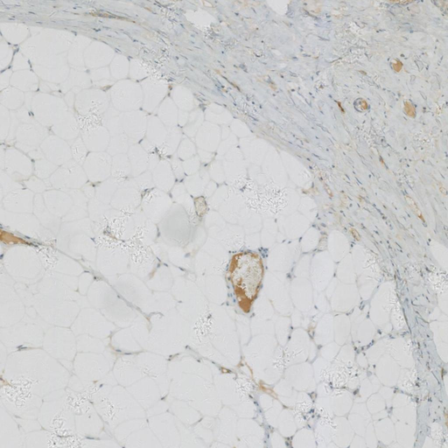
#> input picture android_app/app/src/main/assets/samples/sample_tile_class_0.png, 448 x 448 px; its folder holds only this picture in this run
$ python -i analysis_data.py   (imports and definitions only)   (older library calls are emulated)
#> lines starting #> are read from the running program, lines starting #| are printed output that depends on the picture
"""Diagnosis A: model-free comparison of FYP2 (GAN) and BCI (real) HER2 IHC images.

Question: are the four classes separable by simple, interpretable image statistics in each dataset?
If FYP2's classes are nearly separable by global colour/stain alone while BCI's are not, that is
direct evidence the two tasks differ in difficulty, independently of any CNN.

Per image (both datasets at the same 256x256 resolution):
  * colour deconvolution (Ruifrok & Johnston 2001 H-E-DAB matrix, as in skimage.rgb2hed) on
    tissue pixels: DAB optical density mean / median / p90, fraction of pixels with DAB OD > 0.15
    and > 0.30, haematoxylin OD mean. Two versions:
      raw (dab_*, hem_mean): OD relative to 255, as skimage does. A grey background cast then counts
          as stain (a neutral grey of OD g adds 0.88 g to DAB and 1.21 g to haematoxylin), and BCI
          scans have grey backgrounds of varying brightness.
      illumination-corrected (dabc_*, hemc_mean): OD relative to the image's own background colour
          I0 (Beer-Lambert with the actual illumination), so the cast cancels.
  * background brightness: mean grey level of near-unsaturated pixels (HSV S < 8/255), the
    definition used in the earlier FYP project; tissue fraction = 1 - background fraction
  * mean RGB, mean HSV saturation and value
  * sharpness: variance of the Laplacian; high-frequency share of the grey-level power spectrum

Separability: 5-fold CV on the DEVELOPMENT split only (train+val; test is not used), logistic
regression (standardised) and random forest, on feature subsets: all, DAB only, colour only (mean
RGB), background only. Folds respect leakage groups (FYP2: pHash twins; BCI: slide fragments from
analysis_slides.py); for BCI an image-level CV is also reported to show the effect of slide cues.

Outputs: results/analysis/data_features.csv, data_separability.csv, figures/figD1_*.png, figD2_*.png
Runs on CPU with numpy/OpenCV only (safe to run alongside training).
"""
import json

import cv2
import matplotlib

# [1 line not run here, left out]
import matplotlib.pyplot as plt
import numpy as np
import pandas as pd
from PIL import Image
from sklearn.ensemble import RandomForestClassifier
from sklearn.linear_model import LogisticRegression
from sklearn.metrics import cohen_kappa_score, f1_score
from sklearn.model_selection import StratifiedGroupKFold, StratifiedKFold, cross_val_predict
from sklearn.pipeline import make_pipeline
from sklearn.preprocessing import StandardScaler

import config as C

OUT = C.SHARED_ANALYSIS
FIG = C.RESULTS_DIR / "figures"
INK2, GRID, SURF = "#52514e", "#e4e3df", "#fcfcfb"
DS_COLOR = {"FYP2 (GAN)": "#2a78d6", "BCI (real)": "#eb6834"}

# Ruifrok & Johnston stain vectors (rows: haematoxylin, eosin, DAB); same as skimage.rgb2hed
_RGB_FROM_HED = np.array([[0.65, 0.70, 0.29], [0.07, 0.99, 0.11], [0.27, 0.57, 0.78]])
_HED_FROM_RGB = np.linalg.inv(_RGB_FROM_HED)

FEATURE_SETS = {
    "all": None,
    "DAB, raw OD": ["dab_mean", "dab_median", "dab_p90", "dab_frac015", "dab_frac030"],
    "DAB, illumination-corrected": ["dabc_mean", "dabc_median", "dabc_p90", "dabc_frac015", "dabc_frac030"],
    "mean colour only": ["r_mean", "g_mean", "b_mean"],
    "background only": ["bg_brightness", "tissue_frac"],
}


def rgb2hed(rgb, I0=255.0):
    """Stain concentrations (rows: pixels; columns: H, E, DAB), OD relative to illumination I0."""
    od = -np.log(np.maximum(rgb.astype(np.float32) / np.asarray(I0, np.float32), 1e-6))
    return od.reshape(-1, 3) @ _HED_FROM_RGB


def stain_stats(hed, tissue, prefix):
    dab, hem = np.clip(hed[tissue, 2], 0, None), np.clip(hed[tissue, 0], 0, None)
    return {f"{prefix}_mean": dab.mean(), f"{prefix}_median": np.median(dab), f"{prefix}_p90": np.percentile(dab, 90),
            f"{prefix}_frac015": (dab > 0.15).mean(), f"{prefix}_frac030": (dab > 0.30).mean(),
            f"{prefix.replace('dab', 'hem')}_mean": hem.mean()}


def image_features(path):
    rgb = np.asarray(Image.open(path).convert("RGB").resize((256, 256), Image.LANCZOS))
    hsv = cv2.cvtColor(rgb, cv2.COLOR_RGB2HSV)
#> hsv: shape (256, 256, 3); mean H, S, V 67.9, 3.8, 208.9
    sat, val = hsv[..., 1].reshape(-1), hsv[..., 2].reshape(-1)
    bg = sat < 8
    tissue = ~bg if (~bg).sum() > 100 else np.ones_like(bg)
    I0 = rgb.reshape(-1, 3)[bg].mean(0) if bg.sum() > 100 else np.percentile(rgb.reshape(-1, 3), 99, axis=0)
#> I0 = [209.5, 209.8, 210.4]
    grey = cv2.cvtColor(rgb, cv2.COLOR_RGB2GRAY).astype(np.float32)
    spec = np.abs(np.fft.fftshift(np.fft.fft2(grey - grey.mean()))) ** 2
    yy, xx = np.indices(spec.shape)
    r = np.hypot(yy - 128, xx - 128)
    return dict(
        **stain_stats(rgb2hed(rgb), tissue, "dab"), **stain_stats(rgb2hed(rgb, np.maximum(I0, 1.0)), tissue, "dabc"),
        bg_brightness=float(rgb.reshape(-1, 3)[bg].mean()) if bg.sum() > 100 else np.nan,
        tissue_frac=1 - bg.mean(),
        r_mean=rgb[..., 0].mean(), g_mean=rgb[..., 1].mean(), b_mean=rgb[..., 2].mean(),
        sat_mean=sat.mean(), val_mean=val.mean(),
        sharpness=cv2.Laplacian(grey, cv2.CV_32F).var(),
        hf_share=spec[r > 64].sum() / spec.sum(),
    )
#> in rgb2hed, `od = -np.log(np.maximum(rgb.astype(np.float32) / np.asarray(I0, np.flo..`:
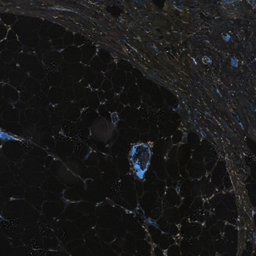
#> od: shape (256, 256, 3) float32; mean R, G, B 0.21, 0.209, 0.208; drawn with min black and max white
#> in stain_stats, `dab, hem = np.clip(hed[tissue, 2], 0, None), np.clip(hed[tissue, 0], 0..`: dab = 8152 values, max 1.62 at index 6590, min 0.0638 at index 6652, mean 0.284; hem = 8152 values, max 1.2 at index 7765, min 0.072 at index 3205, mean 0.353


# [11 lines left out: function collect, not called in this run]


META = ("dataset", "path", "label", "split", "refined_label", "group")


# [135 lines left out: functions attach_split, separability, fig_distributions, fig_separability, main, not called in this run]


# [2 lines not run here, left out]

>>> result = image_features('../android_app/app/src/main/assets/samples/sample_tile_class_0.png')
#> result = 21 items

$ run again, on android_app/app/src/main/assets/samples/sample_tile_class_1.png
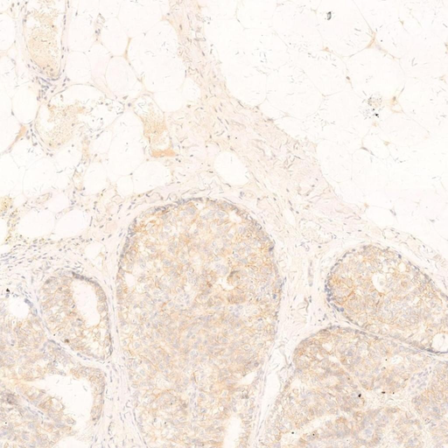
#> input picture android_app/app/src/main/assets/samples/sample_tile_class_1.png, 448 x 448 px
#> hsv: shape (256, 256, 3); mean H, S, V 15.1, 18.4, 243.9
#> I0 = [252.3, 249, 246.2]
#> in image_features, `grey = cv2.cvtColor(rgb, cv2.COLOR_RGB2GRAY).astype(np.float32)`:
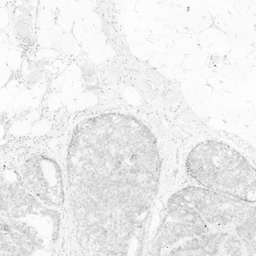
#> grey: shape (256, 256) float32; min 98, max 255, mean 236.4
#> in rgb2hed, `od = -np.log(np.maximum(rgb.astype(np.float32) / np.asarray(I0, np.flo..`:
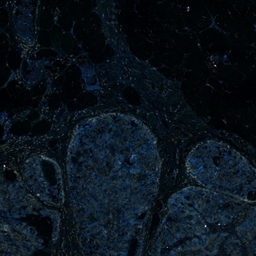
#> od: shape (256, 256, 3) float32; mean R, G, B 0.0454, 0.086, 0.122; drawn with min black and max white
#> result = 21 items

$ run again, on android_app/app/src/main/assets/samples/sample_tile_class_2.png
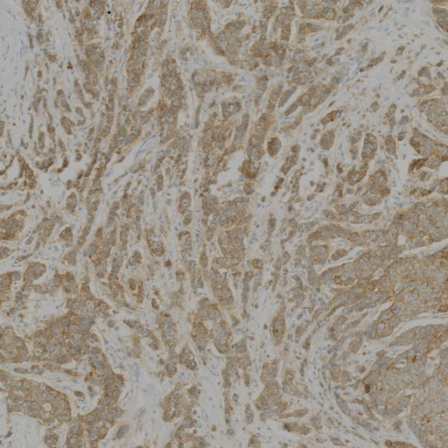
#> input picture android_app/app/src/main/assets/samples/sample_tile_class_2.png, 448 x 448 px
#> hsv: shape (256, 256, 3); mean H, S, V 21.7, 35, 156.7
#> I0 = [167.3, 166.7, 165.4]
#> in image_features, `spec = np.abs(np.fft.fftshift(np.fft.fft2(grey - grey.mean()))) ** 2`:
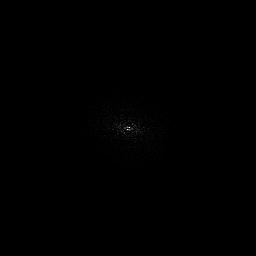
#> spec: shape (256, 256) float64; min 0, max 1.34e+10, mean 20920277; drawn with min black and max white
#> in rgb2hed, `od = -np.log(np.maximum(rgb.astype(np.float32) / np.asarray(I0, np.flo..`:
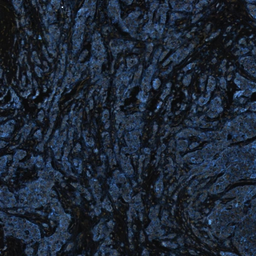
#> od: shape (256, 256, 3) float32; mean R, G, B 0.492, 0.554, 0.644; drawn with min black and max white
#> result = 21 items

$ run again, on android_app/app/src/main/assets/samples/sample_tile_class_3.png
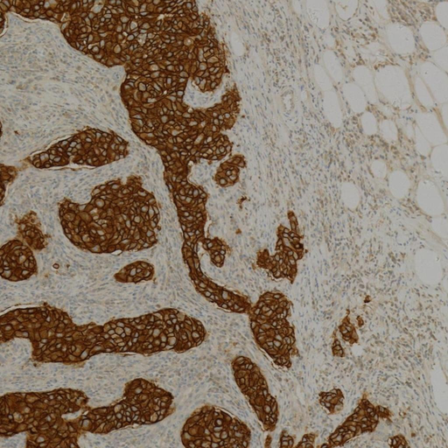
#> input picture android_app/app/src/main/assets/samples/sample_tile_class_3.png, 448 x 448 px
#> in image_features, `rgb = np.asarray(Image.open(path).convert("RGB").resize((256, 256), Im..`:
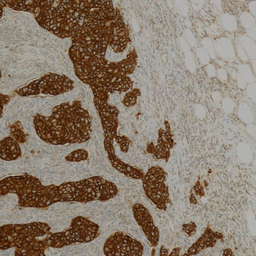
#> rgb: shape (256, 256, 3); mean R, G, B 138.5, 123.8, 108.8
#> hsv: shape (256, 256, 3); mean H, S, V 18.6, 71.2, 138.6
#> I0 = [170, 169.3, 167.2]
#> in rgb2hed, `od = -np.log(np.maximum(rgb.astype(np.float32) / np.asarray(I0, np.flo..`:
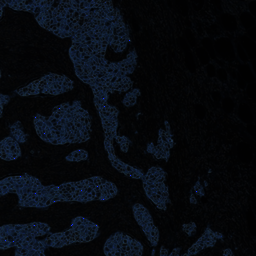
#> od: shape (256, 256, 3) float32; mean R, G, B 0.648, 0.83, 1.11; drawn with min black and max white
#> result = 21 items
